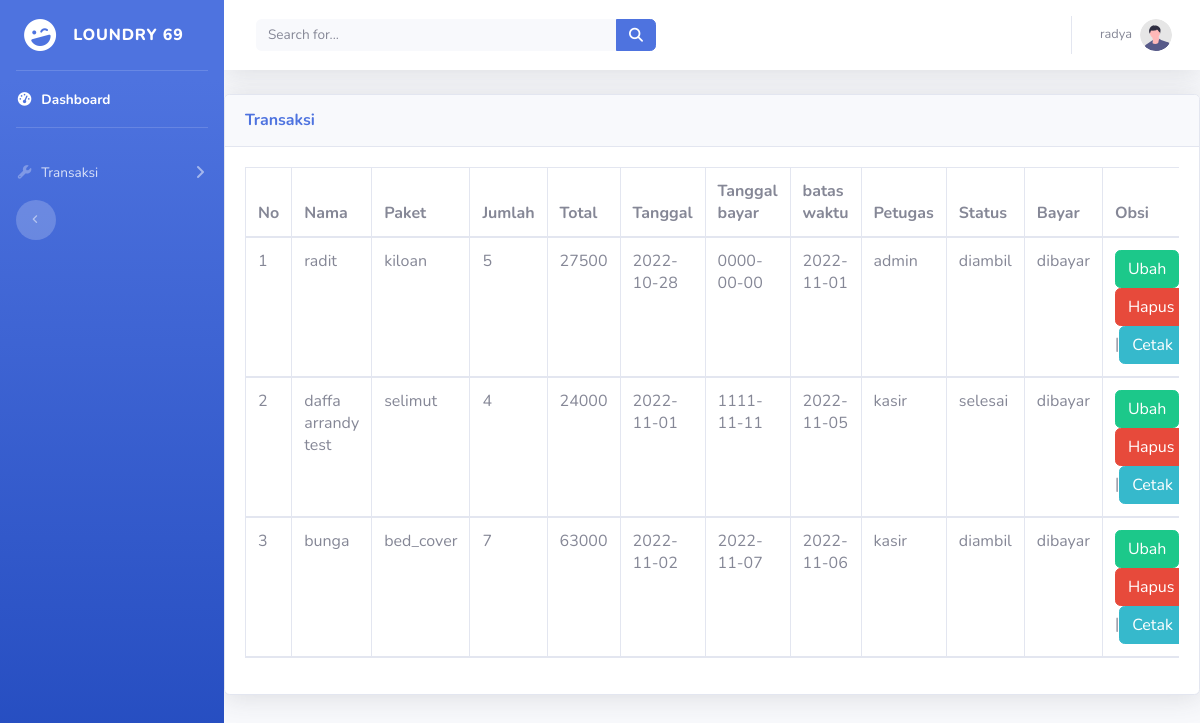
/detail_transaksi_kasir.php (signed in), run on the app's committed database.
### tables this page shows
CREATE TABLE `transaksi` (
  `id_transaksi` int(11) NOT NULL,
  `id_member` int(11) NOT NULL,
  `id_paket` int(11) NOT NULL,
  `qty` int(11) NOT NULL,
  `tanggal` date NOT NULL,
  `batas_waktu` date NOT NULL,
  `tanggal_bayar` date NOT NULL,
  `status` enum('baru','proses','selesai','diambil') NOT NULL,
  `dibayar` enum('dibayar','belum_dibayar') NOT NULL,
  `id_user` int(11) NOT NULL
);

CREATE TABLE `member` (
  `id_member` int(11) NOT NULL,
  `nama` varchar(100) NOT NULL,
  `alamat` text NOT NULL,
  `jenis_kelamin` enum('Laki-laki','Perempuan') NOT NULL,
  `tlp` varchar(15) NOT NULL
);

CREATE TABLE `paket` (
  `id_paket` int(11) NOT NULL,
  `jenis` enum('kiloan','selimut','bed_cover','kaos') NOT NULL,
  `harga` int(11) NOT NULL
);

CREATE TABLE `user` (
  `id_user` int(11) NOT NULL,
  `nama` varchar(100) NOT NULL,
  `username` varchar(30) NOT NULL,
  `password` varchar(250) NOT NULL,
  `level` enum('admin','kasir','owner') NOT NULL
);

### detail_transaksi_kasir.php (the view, shortened to what this page needs)
<?php include 'navbar_kasir.php'?>
<div class="card shadow mb-4">
                        <div class="card-header py-3">
                            <h6 class="m-0 font-weight-bold text-primary">Transaksi</h6>
                        </div>
                        <div class="card-body">
                            <div class="table-responsive">
                                <table class="table table-bordered" id="dataTable" width="100%" cellspacing="0">
                                    <thead>
                                        <tr>
                                            <th>No</th>
                                            <th>Nama</th>
                                            <th>Paket</th>
                                            <th>Jumlah</th>
                                            <th>Total</th>
                                            <th>Tanggal</th>
                                            <th>Tanggal bayar</th>
                                            <th>batas waktu</th>
                                            <th>Petugas</th>
                                            <th>Status</th>
                                            <th>Bayar</th>
                                            <th>Obsi</th>
<?php
include "koneksi.php";
$qry_transaksi= mysqli_query($conn,"select * from transaksi");
$no=0;
while($data_transaksi=mysqli_fetch_array($qry_transaksi)){
$no++;
$qry_member_kembali = mysqli_query($conn, "select * from transaksi inner join member on member.id_member = transaksi.id_member where transaksi.id_transaksi = '".$data_transaksi['id_transaksi']."'");
$data_member = mysqli_fetch_array($qry_member_kembali);
$qry_paket_kembali = mysqli_query($conn, "select * from transaksi inner join paket on paket.id_paket = transaksi.id_paket where transaksi.id_transaksi = '".$data_transaksi['id_transaksi']."'");
$data_paket = mysqli_fetch_array($qry_paket_kembali);
$qry_user_kembali = mysqli_query($conn, "select * from transaksi inner join user on user.id_user = transaksi.id_user where transaksi.id_transaksi = '".$data_transaksi['id_transaksi']."'");
$data_user = mysqli_fetch_array($qry_user_kembali);
$subtotal = $data_paket['harga'] * $data_transaksi['qty'];
?>
<tr>
    <td><?=$no?></td>
    <td><?=$data_member['nama']?></td>
     <td><?=$data_paket['jenis']?></td>
     <td><?=$data_transaksi['qty']?></td>
     <td><?=$subtotal?></td>
     <td><?=$data_transaksi['tanggal']?></td>
     <td><?=$data_transaksi['tanggal_bayar']?></td>
     <td><?=$data_transaksi['batas_waktu']?></td>
     <td><?=$data_user['level']?></td>
     <td><?=$data_transaksi['status']?></td>
     <td><?=$data_transaksi['dibayar']?></td>
     <td><a  href="ubah_detail_kasir.php?id_transaksi=<?=$data_transaksi['id_transaksi']?>" class="btn btn-success">Ubah</a>|<a href="hapus_transaksi_kasir.php?id_transaksi=<?= $data_transaksi['id_transaksi'] ?>" onclick="return confirm('Apakah anda yakin menghapus data ini?')" class="btn btn-danger">Hapus</a>|<a href="cetak_kasir.php?id_transaksi=<?=$data_transaksi['id_transaksi']?>" class="btn btn-info">Cetak</a></td>
</tr>
<?php
}
?>

### data on the page
transaksi: id_member.nama "radit", id_paket.jenis "kiloan", qty "5", subtotal "27500", tanggal "2022-10-28", tanggal_bayar "0000-00-00", batas_waktu "2022-11-01", id_user.level "admin", status "diambil", dibayar "dibayar"
transaksi: id_member.nama "daffa arrandy test", id_paket.jenis "selimut", qty "4", subtotal "24000", tanggal "2022-11-01", tanggal_bayar "1111-11-11", batas_waktu "2022-11-05", id_user.level "kasir", status "selesai", dibayar "dibayar"
transaksi: id_member.nama "bunga", id_paket.jenis "bed_cover", qty "7", subtotal "63000", tanggal "2022-11-02", tanggal_bayar "2022-11-07", batas_waktu "2022-11-06", id_user.level "kasir", status "diambil", dibayar "dibayar"

### other printed values
$_SESSION['username'] "radya"
